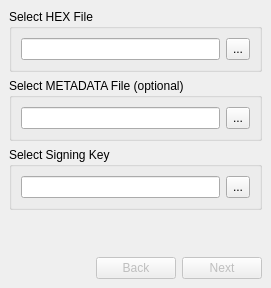
<?xml version="1.0" encoding="UTF-8"?>
<ui version="4.0">
 <class>MainWindow</class>
 <widget class="QMainWindow" name="MainWindow">
  <property name="geometry">
   <rect>
    <x>0</x>
    <y>0</y>
    <width>258</width>
    <height>288</height>
   </rect>
  </property>
  <property name="windowTitle">
   <string>ISF Firmware Packager</string>
  </property>
  <widget class="QWidget" name="centralwidget">
   <layout class="QVBoxLayout" name="verticalLayout">
    <property name="leftMargin">
     <number>0</number>
    </property>
    <property name="topMargin">
     <number>0</number>
    </property>
    <property name="rightMargin">
     <number>0</number>
    </property>
    <property name="bottomMargin">
     <number>0</number>
    </property>
    <item>
     <widget class="QStackedWidget" name="stack">
      <property name="currentIndex">
       <number>0</number>
      </property>
      <widget class="QWidget" name="inputPage">
       <layout class="QVBoxLayout" name="verticalLayout_2">
        <item>
         <widget class="QGroupBox" name="groupBox">
          <property name="title">
           <string>Select HEX File</string>
          </property>
          <layout class="QHBoxLayout" name="horizontalLayout_2">
           <item>
            <widget class="QLineEdit" name="hexFile"/>
           </item>
           <item>
            <widget class="QToolButton" name="selectHexFile">
             <property name="sizePolicy">
              <sizepolicy hsizetype="Preferred" vsizetype="Preferred">
               <horstretch>0</horstretch>
               <verstretch>0</verstretch>
              </sizepolicy>
             </property>
             <property name="toolTip">
              <string>Select HEX file</string>
             </property>
             <property name="text">
              <string>...</string>
             </property>
             <property name="icon">
              <iconset resource="FirmwarePackager.qrc">
               <normaloff>:/res/select-file.svg</normaloff>:/res/select-file.svg</iconset>
             </property>
            </widget>
           </item>
          </layout>
         </widget>
        </item>
        <item>
         <widget class="QGroupBox" name="groupBox_2">
          <property name="title">
           <string>Select METADATA File (optional)</string>
          </property>
          <layout class="QHBoxLayout" name="horizontalLayout_3">
           <item>
            <widget class="QLineEdit" name="metadataFile"/>
           </item>
           <item>
            <widget class="QToolButton" name="selectMetadataFile">
             <property name="sizePolicy">
              <sizepolicy hsizetype="Preferred" vsizetype="Preferred">
               <horstretch>0</horstretch>
               <verstretch>0</verstretch>
              </sizepolicy>
             </property>
             <property name="toolTip">
              <string>Select METADATA file</string>
             </property>
             <property name="text">
              <string>...</string>
             </property>
             <property name="icon">
              <iconset resource="FirmwarePackager.qrc">
               <normaloff>:/res/select-file.svg</normaloff>:/res/select-file.svg</iconset>
             </property>
            </widget>
           </item>
          </layout>
         </widget>
        </item>
        <item>
         <widget class="QGroupBox" name="groupBox_3">
          <property name="title">
           <string>Select Signing Key</string>
          </property>
          <layout class="QHBoxLayout" name="horizontalLayout_4">
           <item>
            <widget class="QLineEdit" name="signingKey"/>
           </item>
           <item>
            <widget class="QToolButton" name="selectSigningKey">
             <property name="sizePolicy">
              <sizepolicy hsizetype="Preferred" vsizetype="Preferred">
               <horstretch>0</horstretch>
               <verstretch>0</verstretch>
              </sizepolicy>
             </property>
             <property name="toolTip">
              <string>Select signing key</string>
             </property>
             <property name="text">
              <string>...</string>
             </property>
             <property name="icon">
              <iconset resource="FirmwarePackager.qrc">
               <normaloff>:/res/select-file.svg</normaloff>:/res/select-file.svg</iconset>
             </property>
            </widget>
           </item>
          </layout>
         </widget>
        </item>
        <item>
         <spacer name="verticalSpacer">
          <property name="orientation">
           <enum>Qt::Vertical</enum>
          </property>
          <property name="sizeHint" stdset="0">
           <size>
            <width>20</width>
            <height>40</height>
           </size>
          </property>
         </spacer>
        </item>
        <item>
         <layout class="QHBoxLayout" name="horizontalLayout">
          <item>
           <spacer name="horizontalSpacer">
            <property name="orientation">
             <enum>Qt::Horizontal</enum>
            </property>
            <property name="sizeHint" stdset="0">
             <size>
              <width>40</width>
              <height>20</height>
             </size>
            </property>
           </spacer>
          </item>
          <item>
           <widget class="QPushButton" name="pushButton_2">
            <property name="enabled">
             <bool>false</bool>
            </property>
            <property name="text">
             <string>Back</string>
            </property>
           </widget>
          </item>
          <item>
           <widget class="QPushButton" name="continueToMetadata">
            <property name="enabled">
             <bool>false</bool>
            </property>
            <property name="text">
             <string>Next</string>
            </property>
           </widget>
          </item>
         </layout>
        </item>
       </layout>
      </widget>
      <widget class="QWidget" name="metadataPage">
       <layout class="QVBoxLayout" name="verticalLayout_3">
        <item>
         <widget class="QGroupBox" name="groupBox_4">
          <property name="title">
           <string>Revise Metadata</string>
          </property>
          <layout class="QFormLayout" name="formLayout">
           <item row="0" column="0">
            <widget class="QLabel" name="label">
             <property name="text">
              <string>Board name:</string>
             </property>
            </widget>
           </item>
           <item row="0" column="1">
            <widget class="QLineEdit" name="boardName"/>
           </item>
           <item row="1" column="0">
            <widget class="QLabel" name="label_2">
             <property name="text">
              <string>Hardware version:</string>
             </property>
            </widget>
           </item>
           <item row="1" column="1">
            <widget class="QLineEdit" name="hardwareVersion"/>
           </item>
           <item row="2" column="0">
            <widget class="QLabel" name="label_3">
             <property name="text">
              <string>Firmware version:</string>
             </property>
            </widget>
           </item>
           <item row="2" column="1">
            <widget class="QLineEdit" name="firmwareVersion"/>
           </item>
           <item row="3" column="0">
            <widget class="QLabel" name="label_4">
             <property name="text">
              <string>Release date:</string>
             </property>
            </widget>
           </item>
           <item row="3" column="1">
            <layout class="QHBoxLayout" name="horizontalLayout_8" stretch="1,0">
             <item>
              <widget class="QDateEdit" name="releaseDate"/>
             </item>
             <item>
              <widget class="QToolButton" name="updateReleaseDate">
               <property name="sizePolicy">
                <sizepolicy hsizetype="Preferred" vsizetype="Preferred">
                 <horstretch>0</horstretch>
                 <verstretch>0</verstretch>
                </sizepolicy>
               </property>
               <property name="toolTip">
                <string>Update release date</string>
               </property>
               <property name="text">
                <string>...</string>
               </property>
               <property name="icon">
                <iconset resource="FirmwarePackager.qrc">
                 <normaloff>:/res/refresh.svg</normaloff>:/res/refresh.svg</iconset>
               </property>
              </widget>
             </item>
            </layout>
           </item>
           <item row="4" column="0">
            <widget class="QLabel" name="label_5">
             <property name="text">
              <string>Packager:</string>
             </property>
            </widget>
           </item>
           <item row="4" column="1">
            <widget class="QLineEdit" name="packager"/>
           </item>
          </layout>
         </widget>
        </item>
        <item>
         <spacer name="verticalSpacer_2">
          <property name="orientation">
           <enum>Qt::Vertical</enum>
          </property>
          <property name="sizeHint" stdset="0">
           <size>
            <width>20</width>
            <height>40</height>
           </size>
          </property>
         </spacer>
        </item>
        <item>
         <layout class="QHBoxLayout" name="horizontalLayout_5">
          <item>
           <spacer name="horizontalSpacer_2">
            <property name="orientation">
             <enum>Qt::Horizontal</enum>
            </property>
            <property name="sizeHint" stdset="0">
             <size>
              <width>40</width>
              <height>20</height>
             </size>
            </property>
           </spacer>
          </item>
          <item>
           <widget class="QPushButton" name="returnToInput">
            <property name="text">
             <string>Back</string>
            </property>
           </widget>
          </item>
          <item>
           <widget class="QPushButton" name="continueToOutput">
            <property name="enabled">
             <bool>false</bool>
            </property>
            <property name="text">
             <string>Next</string>
            </property>
           </widget>
          </item>
         </layout>
        </item>
       </layout>
      </widget>
      <widget class="QWidget" name="outputPage">
       <layout class="QVBoxLayout" name="verticalLayout_4">
        <item>
         <widget class="QGroupBox" name="groupBox_5">
          <property name="title">
           <string>Output Directory</string>
          </property>
          <layout class="QHBoxLayout" name="horizontalLayout_6">
           <item>
            <widget class="QLineEdit" name="outputDirectory"/>
           </item>
           <item>
            <widget class="QToolButton" name="selectOutputDirectory">
             <property name="sizePolicy">
              <sizepolicy hsizetype="Preferred" vsizetype="Preferred">
               <horstretch>0</horstretch>
               <verstretch>0</verstretch>
              </sizepolicy>
             </property>
             <property name="toolTip">
              <string>Select output directory</string>
             </property>
             <property name="text">
              <string>...</string>
             </property>
             <property name="icon">
              <iconset resource="FirmwarePackager.qrc">
               <normaloff>:/res/select-folder.svg</normaloff>:/res/select-folder.svg</iconset>
             </property>
            </widget>
           </item>
          </layout>
         </widget>
        </item>
        <item>
         <widget class="QGroupBox" name="groupBox_6">
          <property name="title">
           <string>Output Files</string>
          </property>
          <layout class="QVBoxLayout" name="verticalLayout_5">
           <item>
            <widget class="QCheckBox" name="includeHardwareVersion">
             <property name="text">
              <string>Include hardware version</string>
             </property>
             <property name="checked">
              <bool>true</bool>
             </property>
            </widget>
           </item>
           <item>
            <widget class="QCheckBox" name="includeFirmwareVersion">
             <property name="text">
              <string>Include firmware version</string>
             </property>
             <property name="checked">
              <bool>true</bool>
             </property>
            </widget>
           </item>
           <item>
            <widget class="QCheckBox" name="saveMetadata">
             <property name="text">
              <string>Save METADATA</string>
             </property>
            </widget>
           </item>
          </layout>
         </widget>
        </item>
        <item>
         <widget class="QPushButton" name="createPackage">
          <property name="enabled">
           <bool>false</bool>
          </property>
          <property name="text">
           <string>Create Package</string>
          </property>
         </widget>
        </item>
        <item>
         <spacer name="verticalSpacer_3">
          <property name="orientation">
           <enum>Qt::Vertical</enum>
          </property>
          <property name="sizeHint" stdset="0">
           <size>
            <width>20</width>
            <height>0</height>
           </size>
          </property>
         </spacer>
        </item>
        <item>
         <layout class="QHBoxLayout" name="horizontalLayout_7">
          <item>
           <spacer name="horizontalSpacer_3">
            <property name="orientation">
             <enum>Qt::Horizontal</enum>
            </property>
            <property name="sizeHint" stdset="0">
             <size>
              <width>40</width>
              <height>20</height>
             </size>
            </property>
           </spacer>
          </item>
          <item>
           <widget class="QPushButton" name="returnToMetadata">
            <property name="text">
             <string>Back</string>
            </property>
           </widget>
          </item>
          <item>
           <widget class="QPushButton" name="pushButton">
            <property name="enabled">
             <bool>false</bool>
            </property>
            <property name="text">
             <string>Next</string>
            </property>
           </widget>
          </item>
         </layout>
        </item>
       </layout>
      </widget>
     </widget>
    </item>
   </layout>
  </widget>
 </widget>
 <resources>
  <include location="FirmwarePackager.qrc"/>
 </resources>
 <connections/>
</ui>
